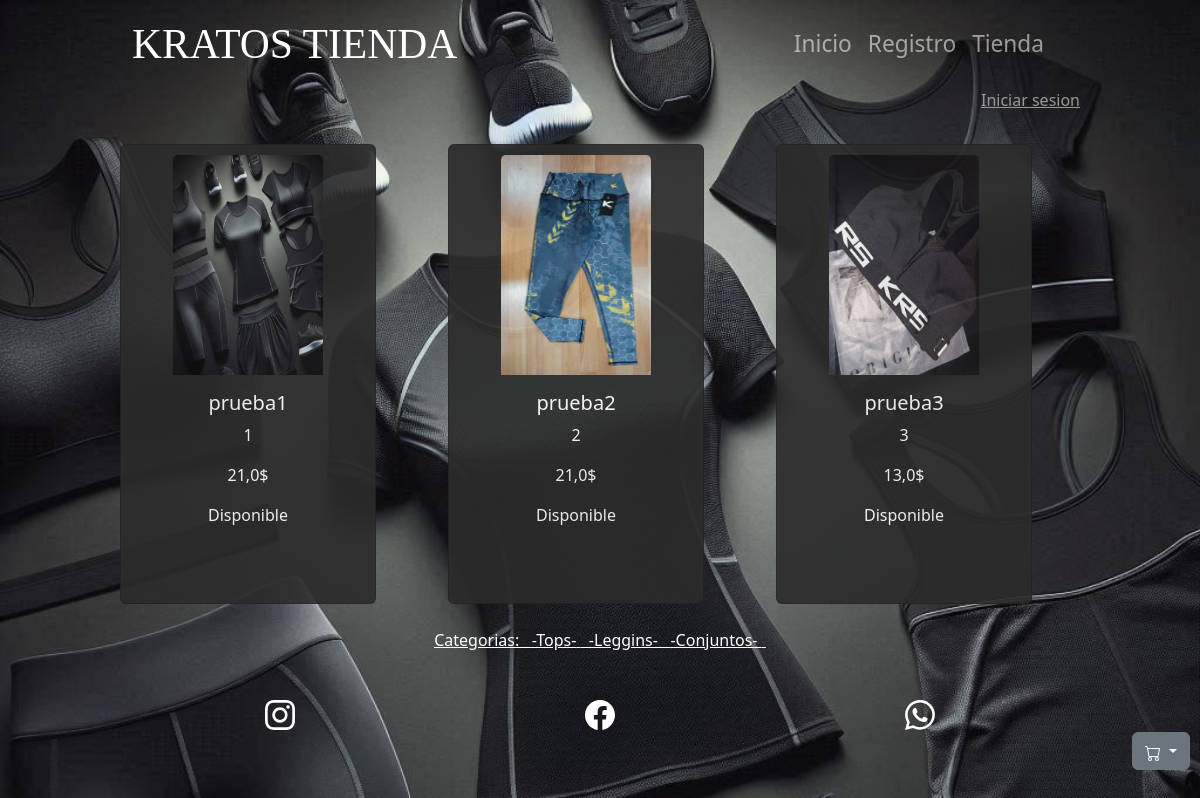
The app's page /tienda/ with its own data.
### tienda/models.py (models this page shows, shortened)
class producto(models.Model):
    nombre = models.CharField(max_length= 24)
    precio = models.FloatField()
    codigo = models.IntegerField(default= 0)
    created = models.DateTimeField(auto_now_add= True)
    updated = models.DateTimeField(auto_now= True)
    disponibilidad = models.BooleanField(default= True)
    imagen = models.ImageField(upload_to="Tienda")
    categorias = models.ManyToManyField(Categoria)
    class meta:
        verbose_name = "producto"
        verbose_name_plural = "productos"

class Categoria(models.Model):
    nombre = models.CharField(max_length=20)
    updated = models.DateTimeField(auto_now= True)
    created = models.DateTimeField(auto_now_add= True)
    class meta:
        verbose_name = "categoria"
        verbose_name_plural = "categorias"

### tienda/views.py (the view)
# urls.py: path("tienda/", include('tienda.urls')),
def tienda(request):
    return render(request, 'tienda/tienda.html', {'producto': productos, 'categoria': categoria})

### carro/context_processor.py (called while the page is built)
def importe_total_carro(request):
    total = 0
    if request.user.is_authenticated:
        for key, value in request.session["carro"].items():
            total = total+(float(value["precio"]))
    else:
        total = "0"
    return {"importe_total_carro":total}

### tienda/templates/tienda/tienda.html (shortened to what this page needs)
{% extends 'webapp/plantilla_padre.html' %}
{% block content %}
<div class="row">
    {% for item in producto %}
        <div class="col-md-4" style="padding-top: 8px;">
            <div class="card" style="width: 16rem; background-color: rgb(43, 43, 43);opacity: 0.9; height: 460px;">
                <div style="text-align: center; padding-top: 10px;"><img src="{{item.imagen.url}}" class="card-img-top" alt="..." style="width: 150px; height: 220px;"></div>
                <div class="card-body" style="text-align: center; color: white;">
                <h5 class="card-title">{{ item.nombre}}</h5>
                <p class="card-text te">{{item.codigo}}</p>
                <p class="card-text">{{ item.precio }}$</p>
                {% if disponibilidad == true %}
                    <p>Disponible</p>
                {% else %}
                    <p>No disponible</p>
                {% endif %}
                </div>
            </div>
        </div>
    {% endfor %}
</div>
<br>
<div style="text-align: center; color: white;">
    <u>Categorias: &nbsp;
        {% for cat in categoria %}
        <a href="{% url 'categoriaf' cat.id %}" style="color: white; text-transform: capitalize;">-{{cat.nombre}}-</a> &nbsp;
        {% endfor %}
    </u>
</div>
{% endblock %}

### records on screen
producto: imagen (picture), nombre "prueba1", codigo "1", precio "21,0"
producto: imagen (picture), nombre "prueba2", codigo "2", precio "21,0"
producto: imagen (picture), nombre "prueba3", codigo "3", precio "13,0"
Categoria: nombre "Tops"
Categoria: nombre "Leggins"
Categoria: nombre "Conjuntos"
